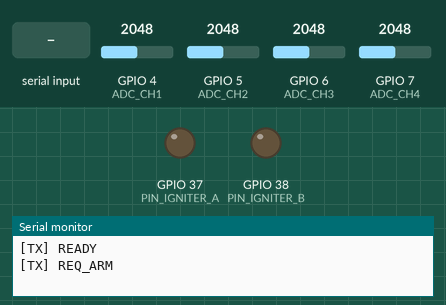
Bench run of a sketch on a simulated ESP32. Parts: output pins drawn as LEDs (lit = HIGH), the last lines printed to the serial monitor. Inputs (shaded band) come from the test bench; at power-on: GPIO 4 (ADC_CH1) = 2048, GPIO 5 (ADC_CH2) = 2048, GPIO 6 (ADC_CH3) = 2048, GPIO 7 (ADC_CH4) = 2048 (analog values on the 0–4095 scale). Storage starts empty; the modem accepts every AT command (registered, SIM ready, sends succeed) and sends nothing else.

Above: at 2.2 s.
2.3 s: "DISARM\n" received over the second serial link
3.8 s: "LAUNCH\n" received over the second serial link
At 4.9 s:
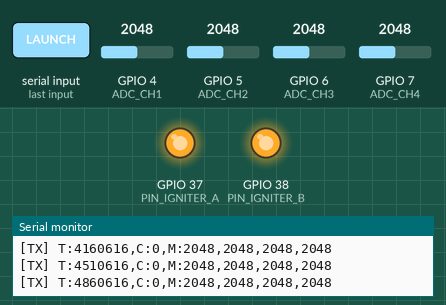
5.3 s: "AFE\n" received over the second serial link
At 6.2 s:
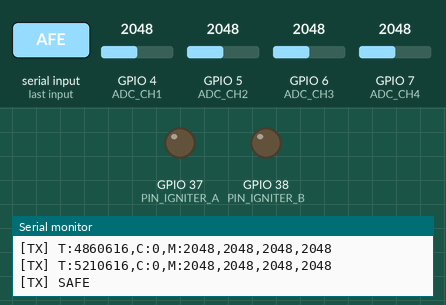
Timing chart, 0 to 8.3 s (numbered marks = the images above; inputs shaded):
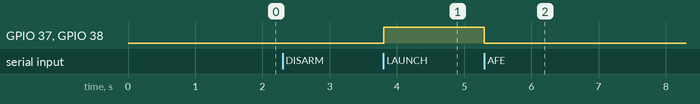

Measured:
- after the input at 3.8 s, GPIO 37 (PIN_IGNITER_A), GPIO 38 (PIN_IGNITER_B): LOW → HIGH at once
- after the input at 5.3 s, GPIO 37 (PIN_IGNITER_A), GPIO 38 (PIN_IGNITER_B): HIGH → LOW after 0.00 s instead of 1.5 s

The sketch:

testbed.ino
```cpp
// Testbed for Arka Ignition System

// Libraries
#include <SPI.h>
#include <SD.h>
#include <HardwareSerial.h>

// --- MODE CONFIGURATION ---
#define MODE_MOTOR_TEST      // Comment this line out for "Ignition ONLY" mode (No SD/Logging/Data)

// Continuity Check Configuration
#define CHECK_CH_A           // Define this to check Channel A, comment out for Channel B
#ifdef CHECK_CH_A
  #define CONT_DRIVE_PIN     15  // Uses Igniter A pin to "pulse" for check
  #define CONT_ADC_PIN       8  // ADC linked to Channel A
#else
  #define CONT_DRIVE_PIN     16  // Uses Igniter B pin to "pulse" for check
  #define CONT_ADC_PIN       9  // ADC linked to Channel B
#endif

// Threshold for continuity check
#define CONT_THRESHOLD       300

// Debugging Macros
#define DEBUG 1
#if DEBUG
  #define DEBUG_PRINT(x) Serial.print(x)
  #define DEBUG_PRINTLN(x) Serial.println(x)
#else
  #define DEBUG_PRINT(x)
  #define DEBUG_PRINTLN(x)
#endif

// Macro Definitions
#define RYLR_BAUD            9600
#define LOG_INTERVAL_USEC    1000
#define CAL_LOG_INTERVAL_MS  1000
#define FILE_BASE_NAME       "/test"
#define TELEM_INTERVAL_MS    350
#define COOLDOWN_MS          15000
#define IGNITION_DURATION    3000
#define RX_TIMEOUT_MS        5000

#define PIN_IGNITER_A        37
#define PIN_IGNITER_B        38
#define RYLR_RX              41
#define RYLR_TX              42

#define ADC_CH1              4
#define ADC_CH2              5
#define ADC_CH3              6
#define ADC_CH4              7

#define SD_CS                14
#define SD_MOSI              11
#define SD_CLK               12
#define SD_MISO              13

// Enums for logging and state management
enum LogPhase { PHASE_CALIB = 0, PHASE_IGNITION_ON = 1, PHASE_IGNITION_OFF = 2, PHASE_ABORT = 3 };
enum SystemState { STATE_SAFE, STATE_ARM, STATE_LAUNCH, STATE_TRAP };

// Global Variables
HardwareSerial RYLR_SERIAL(2);
File dataFile;

// Timing Variables
hw_timer_t *timer = NULL;

// State Variables
SystemState currentState = STATE_SAFE;

// Communication Variables
String inputBuffer = "";
String response = "";

// Continuity Check Variables
bool requestSent = false;

// Sensor Data Variables
unsigned long requestSentTime = 0;
unsigned long lastCalibTime = 0;

// Continuity Status
bool continuityOK = false;

// Timer ISR Variables
volatile bool sampleTriggered = false;
volatile unsigned long triggeredTime = 0;
int16_t current_raw[4] = {0, 0, 0, 0};

// Timer ISR for periodic sampling occupying the CPU RAM for a short time
// So we set a flag and read sensors in the main loop to minimize ISR work
void IRAM_ATTR timerISR() {
  sampleTriggered = true;
  triggeredTime = micros();
}

// Pulse the continuity drive pin and read the ADC to check if the igniter circuit is intact
bool checkContinuity() {
  digitalWrite(CONT_DRIVE_PIN, HIGH);
  delayMicroseconds(200);
  int adc = analogRead(CONT_ADC_PIN);
  digitalWrite(CONT_DRIVE_PIN, LOW);

  return (adc > CONT_THRESHOLD);
}

// Read incoming data from RYLR and store in response variable, returns true if a full line is received
void sendData(String data) {
  String tx = "AT+SEND=0," + String(data.length()) + "," + data;
  RYLR_SERIAL.println(tx);
  DEBUG_PRINT("[TX] "); DEBUG_PRINTLN(data);
}

// Reads the analog values from the ADC channels and stores them in the current_raw array
void readSensors() {
  current_raw[0] = analogRead(ADC_CH1);
  current_raw[1] = analogRead(ADC_CH2);
  current_raw[2] = analogRead(ADC_CH3);
  current_raw[3] = analogRead(ADC_CH4);
}

// Opens a new CSV file on the SD card for logging, with a unique name based on existing files.
// Writes the header line to the file.
bool openFile() {
  #ifdef MODE_MOTOR_TEST
    char fileName[32];
    int i = 0;
    while (true) {
      sprintf(fileName, "%s_%03d.csv", FILE_BASE_NAME, i++);
      if (!SD.exists(fileName)) break;
    }
    dataFile = SD.open(fileName, FILE_WRITE);
    if (!dataFile) return false;
    dataFile.println("micros,phase,A0_Raw,A1_Raw,A2_Raw,A3_Raw,ContOK");
    dataFile.flush();
    return true;
  #else
    return true; // Simply return true if SD is disabled
  #endif
}

// Main sequence for handling the launch phase, including continuity check, igniter control, sensor reading, and telemetry transmission.
// This function blocks until the launch sequence is complete or aborted.
void executeLaunchSequence() {

  // Initial Continuity Check before firing
  if (!checkContinuity()) {
    sendData("ERR_NO_CONT");
    currentState = STATE_SAFE;
    return;
  }
  // Proceeds with ignition
  DEBUG_PRINTLN("--- FIRING ---");
  unsigned long startMicros = micros();
  unsigned long startMillis = millis();
  unsigned long lastTelemMs = 0;
  bool igniterIsOn = true;

  // Both pins HIGH to drive the igniter, timer starts to trigger periodic sampling in the ISR
  digitalWrite(PIN_IGNITER_A, HIGH);
  digitalWrite(PIN_IGNITER_B, HIGH);
  timerStart(timer);

  // Main loop during launch phase, continues until ignition duration is exceeded or an abort command is received
  while (true) {
    if (RYLR_SERIAL.available()) {
      String cmd = RYLR_SERIAL.readStringUntil('\n');
      if (cmd.indexOf("AFE") >= 0 || cmd.indexOf("DISARM") >= 0) goto end_launch;
    }

    // Check if it's time to turn off the igniter after the specified duration
    if (sampleTriggered) {
      sampleTriggered = false;
      if (igniterIsOn && (micros() - startMicros >= (IGNITION_DURATION * 1000UL))) {
        digitalWrite(PIN_IGNITER_A, LOW);
        digitalWrite(PIN_IGNITER_B, LOW);
        igniterIsOn = false;

        // In Ignition ONLY mode, we can exit immediately after cutoff
        #ifndef MODE_MOTOR_TEST
           goto end_launch;
        #endif
      }

      // Inside executeLaunchSequence() -> while(true) -> if (sampleTriggered)
      #ifdef MODE_MOTOR_TEST
          readSensors();
          LogPhase phase = igniterIsOn ? PHASE_IGNITION_ON : PHASE_IGNITION_OFF;
          if (dataFile) {
              dataFile.printf("%lu,%d,%d,%d,%d,%d,%d\n", triggeredTime, phase, current_raw[0], current_raw[1], current_raw[2], current_raw[3], continuityOK);
          }

          // --- UPDATED TELEMETRY WITH TIMESTAMP ---
          if (millis() - lastTelemMs >= TELEM_INTERVAL_MS) {
            char telemBuf[128];
            LogPhase phase = igniterIsOn ? PHASE_IGNITION_ON : PHASE_IGNITION_OFF;

              // Format matches your requirement: T:[micros],C:[cont],M:[val0],[val1],[val2],[val3]
            snprintf(telemBuf, sizeof(telemBuf), "T:%lu,C:%d,M:%d,%d,%d,%d",
                      triggeredTime,
                      continuityOK,
                      current_raw[0],
                      current_raw[1],
                      current_raw[2],
                      current_raw[3]);
            sendData(telemBuf);
            lastTelemMs = millis();
          }
      #endif
    }
    // Yields to allow other processes to run, preventing the loop from blocking completely.
    yield();
  }

// Common exit point for ending the launch sequence, ensures igniter is turned off, timer is stopped, file is closed, and state is set to trap.
end_launch:
  timerStop(timer);
  digitalWrite(PIN_IGNITER_A, LOW);
  digitalWrite(PIN_IGNITER_B, LOW);
  #ifdef MODE_MOTOR_TEST
    if (dataFile) { dataFile.flush(); dataFile.close(); }
  #endif
  sendData("SAFE");
  // After a launch or abort, we enter a trap state to prevent further actions until reset, ensuring safety and data integrity.
  currentState = STATE_TRAP;
}

// Setup function
void setup() {
  #if DEBUG
    Serial.begin(115200);
  #endif
  RYLR_SERIAL.begin(RYLR_BAUD, SERIAL_8N1, RYLR_RX, RYLR_TX); // Initialize RYLR serial communication with specified baud rate and pins
  pinMode(PIN_IGNITER_A, OUTPUT);
  pinMode(PIN_IGNITER_B, OUTPUT);

  digitalWrite(PIN_IGNITER_A, LOW);
  digitalWrite(PIN_IGNITER_B, LOW);

  analogReadResolution(12); // Set ADC resolution to 12 bits for finer granularity in sensor readings
  analogSetAttenuation(ADC_11db); // Set attenuation to 11dB for a wider input voltage range, allowing for better measurement of higher voltages that may be present in the igniter circuit.

  delay(1000);
  RYLR_SERIAL.println("AT+PARAMETER=9,7,1,12"); // Configure RYLR module with specific parameters

  // Initialize SD card communication using SPI, check if the SD card is present and can be initialized.
  // If not, enter trap state and send error message. If successful, set state to safe and send ready message.
  #ifdef MODE_MOTOR_TEST
    SPI.begin(SD_CLK, SD_MISO, SD_MOSI, SD_CS);
    if (!SD.begin(SD_CS)) {
      currentState = STATE_TRAP;
      sendData("ERR_SD_TRAP");
    } else {
      currentState = STATE_SAFE;
      sendData("READY");
    }
  #else
    currentState = STATE_SAFE;
    sendData("READY");
  #endif

  // Set up the hardware timer for periodic sampling during the launch phase, with an interval defined by LOG_INTERVAL_USEC.
  timer = timerBegin(1000000);
  timerAttachInterrupt(timer, &timerISR);
  timerAlarm(timer, 1000000 / LOG_INTERVAL_USEC, true, 0);
}

bool receiveData() {
  while (RYLR_SERIAL.available()) {
    char c = RYLR_SERIAL.read();
    if (c == '\n') {
      inputBuffer.trim();
      response = inputBuffer;
      inputBuffer = "";
      return true;
    } else {
      inputBuffer += c;
    }
  }
  return false;
}

void loop() {
  switch (currentState) {
    case STATE_SAFE:
      // In the safe state, we wait for an "ARM" command from the RYLR module to transition to the armed state.
      if (!requestSent) {
        sendData("REQ_ARM"); requestSent = true; requestSentTime = millis();
      }

      // Check for incoming data from RYLR, if we receive an "ARM" command, we attempt to open a new file for logging and transition to the armed state.
      if (receiveData()) {
        if (response.indexOf("ARM") >= 0) {
          sendData("ARMED");
          if (openFile()) currentState = STATE_ARM;
          else { sendData("ERR_FILE"); currentState = STATE_TRAP; }
          requestSent = false;
        }
      }

      // If we have sent a request but haven't received a response within the timeout period, we reset the requestSent flag to allow sending another request.
      if (requestSent && (millis() - requestSentTime > RX_TIMEOUT_MS)) requestSent = false;
      delay(10);
      break;

    case STATE_ARM:
      // In the armed state, we perform periodic sensor readings and logging, and wait for a "LAUNCH" command to transition to the launch sequence.
      if (millis() - lastCalibTime >= CAL_LOG_INTERVAL_MS) {
        #ifdef MODE_MOTOR_TEST
          readSensors();
          if (dataFile) {
            dataFile.printf("%lu,%d,%d,%d,%d,%d\n", micros(), PHASE_CALIB, current_raw[0], current_raw[1], current_raw[2], current_raw[3]);
            dataFile.flush();
          }
        #endif
        lastCalibTime = millis();
      }

      // We send a "REQ_LAUNCH" command to the RYLR module to indicate that we are ready for launch, and wait for a "LAUNCH" command in response. If we receive "LAUNCH", we transition to the launch sequence. If we receive "DISARM", we transition back to safe state and close the file.
      if (!requestSent) { sendData("REQ_LAUNCH"); requestSent = true; requestSentTime = millis(); }
      if (receiveData()) {
        if (response.indexOf("LAUNCH") >= 0) {
          sendData("LAUNCHING");
          currentState = STATE_LAUNCH;
          // We call the executeLaunchSequence function which will handle the entire launch process, including continuity checks, igniter control, sensor reading, logging, and telemetry transmission. This function will block until the launch sequence is complete or aborted.
          executeLaunchSequence();
          currentState = STATE_TRAP;
        } else if (response.indexOf("DISARM") >= 0) {
          sendData("SAFE");
          currentState = STATE_SAFE;
          #ifdef MODE_MOTOR_TEST
            if(dataFile) dataFile.close();
          #endif
          requestSent = false;
        }
      }
      // Similar to the safe state, if we have sent a request but haven't received a response within the timeout period, we reset the requestSent flag to allow sending another request.
      if (requestSent && (millis() - requestSentTime > RX_TIMEOUT_MS)) requestSent = false;
      delay(10);
      break;

    case STATE_TRAP:
      // In the trap state, we do nothing and wait for a reset.
      // This state is entered after a launch sequence or if a critical error occurs (like SD card failure),
      // to prevent any further actions until the system is reset.
      delay(1000);
      break;
  }
}
```
